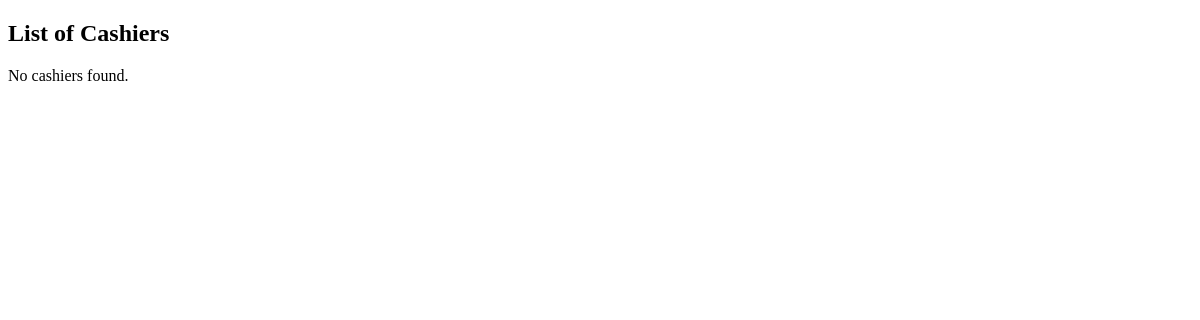
The page /admin/display_cashier.php on the database as committed earlier.
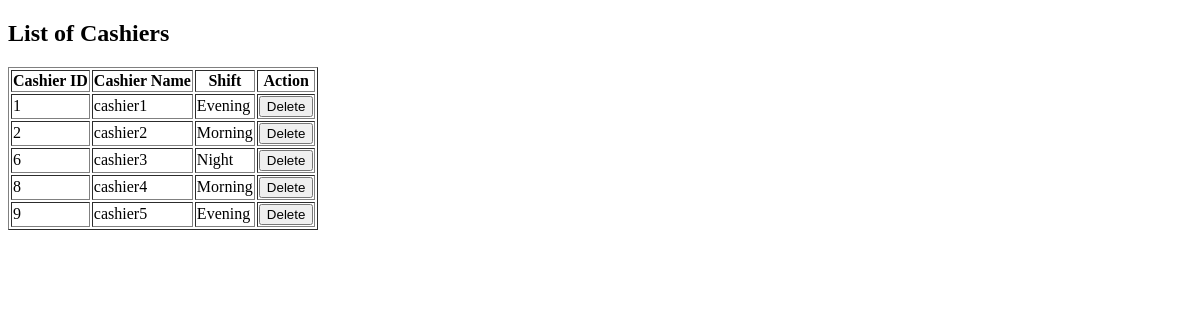
The same page on the database as committed later.
### tables this page shows
CREATE TABLE `cashiers` (
  `cashier_id` int(11) NOT NULL,
  `cashier_name` varchar(100) NOT NULL,
  `shift` enum('Morning','Evening','Night') NOT NULL
);

### admin/display_cashier.php (the view, shortened to what this page needs)
<?php
include '../conn/connection.php';
$sql = "SELECT cashier_id, cashier_name, shift FROM cashiers";
$result = $conn->query($sql);
?>
<!DOCTYPE html>
<html lang="en">
<head>
</head>
<body>
<h2>List of Cashiers</h2>
<?php
if ($result->num_rows > 0) {
    echo "<table border='1'>
            <tr>
                <th>Cashier ID</th>
                <th>Cashier Name</th>
                <th>Shift</th>
                <th>Action</th>
            </tr>";
    while ($row = $result->fetch_assoc()) {
        echo "<tr>
                <td>" . $row["cashier_id"] . "</td>
                <td>" . $row["cashier_name"] . "</td>
                <td>" . $row["shift"] . "</td>
                <td>
                    <form method='POST' action='delete_cashier.php'>
                        <input type='hidden' name='cashier_id' value='" . $row["cashier_id"] . "'>
                        <input type='submit' value='Delete' onclick='return confirm(\"Are you sure you want to delete this cashier?\");'>
                    </form>
                </td>
              </tr>";
    }
    echo "</table>";
} else {
    echo "No cashiers found.";
}
?>
</body>
</html>

Rows that differ between the two databases and show on the page:
added cashiers: cashier_id "1", cashier_name "cashier1", shift "Evening"
added cashiers: cashier_id "2", cashier_name "cashier2", shift "Morning"
added cashiers: cashier_id "6", cashier_name "cashier3", shift "Night"
added cashiers: cashier_id "8", cashier_name "cashier4", shift "Morning"
added cashiers: cashier_id "9", cashier_name "cashier5", shift "Evening"
Other text that changed with them:
text no longer shown: "No cashiers found."
text now shown: "Cashier ID Cashier Name Shift Action"
